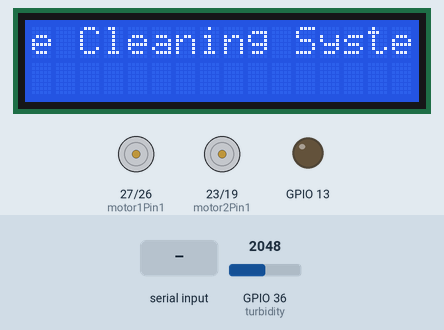
Simulated run of this sketch. Board: ESP32. Parts: 16×2 character LCD, motor-driver pin pairs drawn as motors (green arrow = first pin HIGH = forward, orange = second pin HIGH = backward, longer = more drive, scaled by the enable pin), output pins drawn as LEDs (lit = HIGH). The test bench sets the inputs (shaded band); at power-on: GPIO 36 (turbidity) = 2048. WiFi joins after 1.5 s; servers stay silent unless stated; what the sketch prints to the serial monitor is not drawn.

Above: at 9.2 s.
9.3 s: "f" received over the second serial link
At 10.0 s:
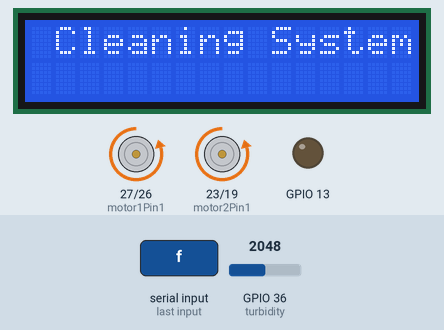
12.1 s: "b" received over the second serial link
At 12.5 s:
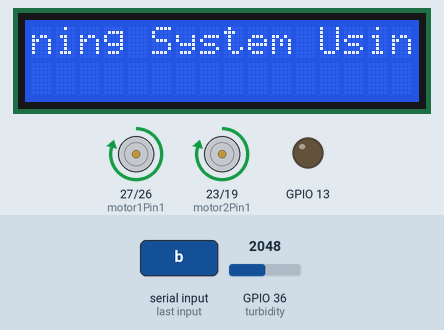
14.6 s: "l" received over the second serial link
At 15.0 s:
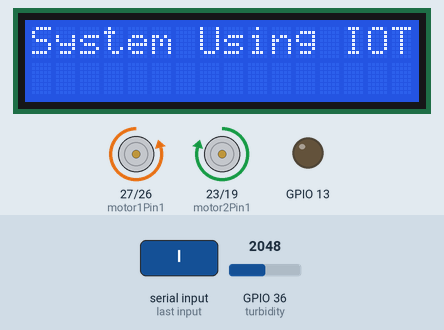
17.1 s: "r" received over the second serial link
At 17.5 s:
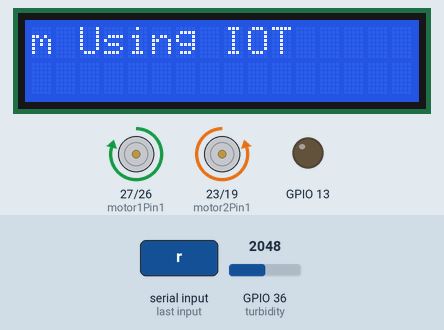
Timing chart, 0 to 20.6 s (numbered marks = the images above; inputs shaded):
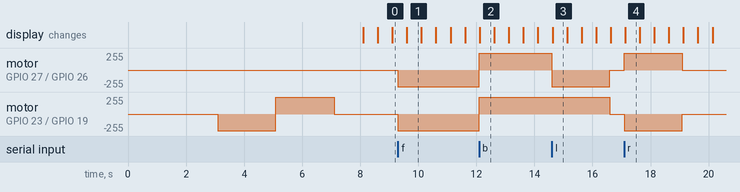

The sketch:

main_new.ino
```cpp
#include <LiquidCrystal_I2C.h>


LiquidCrystal_I2C lcd(0x27, 16, 2);

#include "ThingSpeak.h"
#include <WiFi.h>
WiFiClient client;
const char* ssid = "Royal";         // Enter SSID here
const char* password = "8431868663";  //Enter Password here
// WiFiClient  client;
int turbidity = 36;
int turbidity_val ;
unsigned long myChannelNumber = 2524550;
const char* myWriteAPIKey = "5ESB90ZXDP29OKOE";
String myStatus = "";
char inputByte;


int motor1Pin1 = 27;
int motor1Pin2 = 26;


int enable1Pin = 14;

int motor2Pin1 = 23;

// int motor2Pin2 = 22;
// int enable2Pin = 21;

int motor2Pin2 = 19;
int enable2Pin = 18;

TaskHandle_t Task1;
TaskHandle_t Task2;

void setup() {
    lcd.init();
    lcd.clear();
  lcd.backlight();
    lcd.setCursor(0, 0);
lcd.print("Lake Cleaning System Using IOT");

  delay(1000);
  Serial.print("Testing DC Motor...");
  WiFi.begin(ssid, password);

  //check wi-fi is connected to wi-fi network
  while (WiFi.status() != WL_CONNECTED) {
    delay(1000);
    Serial.print(".");
  }
  Serial.println("");
  Serial.println("WiFi connected..!");
  Serial.print("Got IP: ");
  Serial.println(WiFi.localIP());
  ThingSpeak.begin(client);

  pinMode(motor1Pin1, OUTPUT);
  pinMode(motor1Pin2, OUTPUT);
  pinMode(enable1Pin, OUTPUT);
  analogWrite(enable1Pin, 250);


  pinMode(motor2Pin1, OUTPUT);
  pinMode(motor2Pin2, OUTPUT);
  pinMode(enable2Pin, OUTPUT);
  analogWrite(enable2Pin, 250);


  Serial.begin(9600);

pinMode(turbidity,INPUT);
  Serial.print("Testing DC Motor...");


  digitalWrite(motor2Pin1, LOW);
  digitalWrite(motor2Pin2, HIGH);


  delay(2000);
  Serial.print("1..");
  digitalWrite(motor2Pin1, HIGH);
  digitalWrite(motor2Pin2, LOW);
  delay(2000);
  digitalWrite(motor2Pin1, LOW);
  digitalWrite(motor2Pin2, LOW);
  Serial.print("12..");
  Serial2.begin(9600);
  pinMode(13, OUTPUT);

  xTaskCreatePinnedToCore(
    upload,  /* Task function. */
    "Task1", /* name of task. */
    10000,   /* Stack size of task */
    NULL,    /* parameter of the task */
    1,       /* priority of the task */
    &Task1,  /* Task handle to keep track of created task */
    0);      /* pin task to core 0 */
  delay(500);

  //create a task that will be executed in the Task2code() function, with priority 1 and executed on core 1
  xTaskCreatePinnedToCore(
    control, /* Task function. */
    "Task2", /* name of task. */
    10000,   /* Stack size of task */
    NULL,    /* parameter of the task */
    1,       /* priority of the task */
    &Task2,  /* Task handle to keep track of created task */
    1);      /* pin task to core 1 */
  delay(500);
}
void upload(void* pvParameters) {
  for (;;) {
    int turbidity_val=analogRead(turbidity);
    Serial.println(turbidity_val);
  ThingSpeak.setField(1, turbidity_val);
  ThingSpeak.setStatus(myStatus);

  int x = ThingSpeak.writeFields(myChannelNumber, myWriteAPIKey);
  if (x == 200) {
    Serial.println("Channel update successful.");
  } else {
    Serial.println("Problem updating channel. HTTP error code " + String(x));
  }
  delay(1000);
  }

}
void control(void* pvParameters) {
  for (;;) {
    while (Serial2.available() > 0) {
      inputByte = Serial2.read();
      Serial.println(inputByte);

      if (inputByte == 'f') {
        Serial.println("forward");
        Serial.println("Moving Forward");
        digitalWrite(motor1Pin1, LOW);
        digitalWrite(motor1Pin2, HIGH);


        digitalWrite(motor2Pin1, LOW);
        digitalWrite(motor2Pin2, HIGH);

      }

      else if (inputByte == 's') {
        Serial.println("stop");
        Serial.println("Motor stopped");
        digitalWrite(motor1Pin1, LOW);
        digitalWrite(motor1Pin2, LOW);
        digitalWrite(motor2Pin1, LOW);
        digitalWrite(motor2Pin2, LOW);


      }

      else if (inputByte == 'b') {
        Serial.println("backward");
        // Move DC motor backwards at maximum speed
        Serial.println("Moving Backwards");
        digitalWrite(motor1Pin1, HIGH);
        digitalWrite(motor1Pin2, LOW);


        digitalWrite(motor2Pin1, HIGH);
        digitalWrite(motor2Pin2, LOW);
      }

      else if (inputByte == 'l') {
        Serial.println("left");

        Serial.println("Moving Backwards");
        digitalWrite(motor1Pin1, LOW);
        digitalWrite(motor1Pin2, HIGH);
        digitalWrite(motor2Pin1, HIGH);
        digitalWrite(motor2Pin2, LOW);

        delay(2000);

        digitalWrite(motor1Pin1, LOW);
        digitalWrite(motor1Pin2, LOW);
        digitalWrite(motor2Pin1, LOW);
        digitalWrite(motor2Pin2, LOW);
      }

      else if (inputByte == 'r') {
        Serial.println("right");

        Serial.println("Moving Backwards");
        digitalWrite(motor1Pin1, HIGH);
        digitalWrite(motor1Pin2, LOW);
        digitalWrite(motor2Pin1, LOW);
        digitalWrite(motor2Pin2, HIGH);

        delay(2000);

        digitalWrite(motor1Pin1, LOW);
        digitalWrite(motor1Pin2, LOW);
        digitalWrite(motor2Pin1, LOW);
        digitalWrite(motor2Pin2, LOW);
      }

      delay(100);
    }
  }
}

void loop() {
  lcd.scrollDisplayLeft();
  delay(500);

}
```

Measured:
- after the input at 9.3 s, motor on GPIO 27 (motor1Pin1) / GPIO 26 (motor1Pin2), motor on GPIO 23 (motor2Pin1) / GPIO 19 (motor2Pin2): stopped → backward 250/255 at once
- after the input at 12.1 s, motor on GPIO 27 (motor1Pin1) / GPIO 26 (motor1Pin2), motor on GPIO 23 (motor2Pin1) / GPIO 19 (motor2Pin2): backward 250/255 → forward 250/255 at once
- after the input at 14.6 s, motor on GPIO 27 (motor1Pin1) / GPIO 26 (motor1Pin2): forward 250/255 → backward 250/255 at once, → stopped 2.0 s later; motor on GPIO 23 (motor2Pin1) / GPIO 19 (motor2Pin2): forward 250/255 → stopped after 2.0 s
- after the input at 17.1 s, motor on GPIO 27 (motor1Pin1) / GPIO 26 (motor1Pin2): stopped → forward 250/255 at once, → stopped 2.0 s later; motor on GPIO 23 (motor2Pin1) / GPIO 19 (motor2Pin2): stopped → backward 250/255 at once, → stopped 2.0 s later
- what the display in image 1 shows lasts 0.5 s, from 9.6 s to 10.1 s
